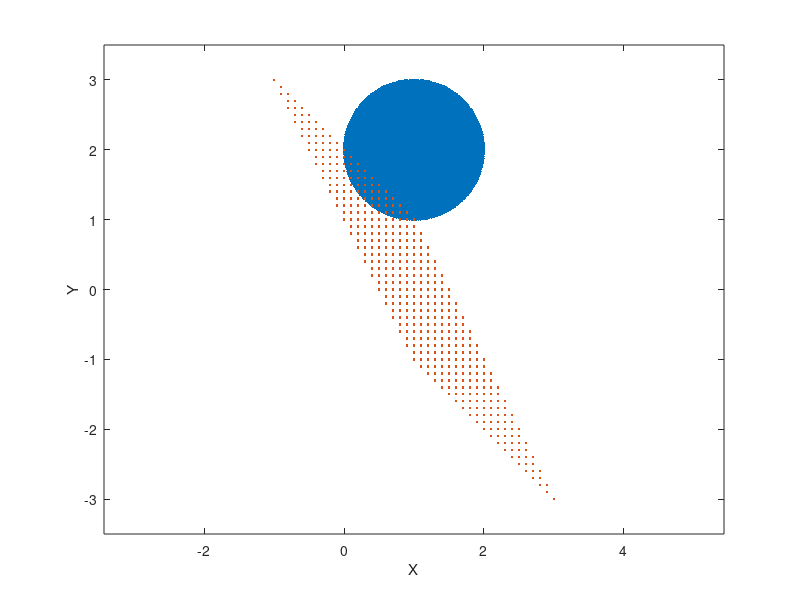

Reproduce this figure in MATLAB.

% position of center of sphere
r0 = [1 2 -3];

% radius of sphere
R = 1;

% -------------------------------------------------------------------
% ----------------- construct sphere --------------------------------

% alocate space for sphere surface
x = zeros(1,1);
y = zeros(1,1);
z = zeros(1,1);

precision = 100;
phi = 0.0;
i = 1;
while phi <= 2*pi
    theta = -pi/2;
    while theta <= pi/2
        x(i,1) = r0(1,1) + R * cos(theta) * cos(phi);
        y(i,1) = r0(1,2) + R * cos(theta) * sin(phi);
        z(i,1) = r0(1,3) + R * sin(theta);
        theta = theta + pi/precision;
        i = i + 1;
    end
    phi = phi + pi/precision;
end
% -------------------------------------------------------------------
% -------------------------------------------------------------------


% ----------------- construct plane ---------------------------------
% -------------------------------------------------------------------

% alocate space for plane
yp = zeros(1,1);
zp = zeros(1,1);
xp = zeros(1,1);

i = 1;
for t = -1:0.1:1
    for s = -1:0.1:1
        xp(i,1) = 1-t-s;
        yp(i,1) = t+2*s;
        zp(i,1) = t+2*s;
        i = i + 1;
    end 
end
% -------------------------------------------------------------------
% -------------------------------------------------------------------

figure(1);
box on;
axis equal;
hold on;
scatter3(x,y,z, '.');
scatter3(xp,yp,zp, '.');
xlabel('X');
ylabel('Y');
zlabel('Z');
